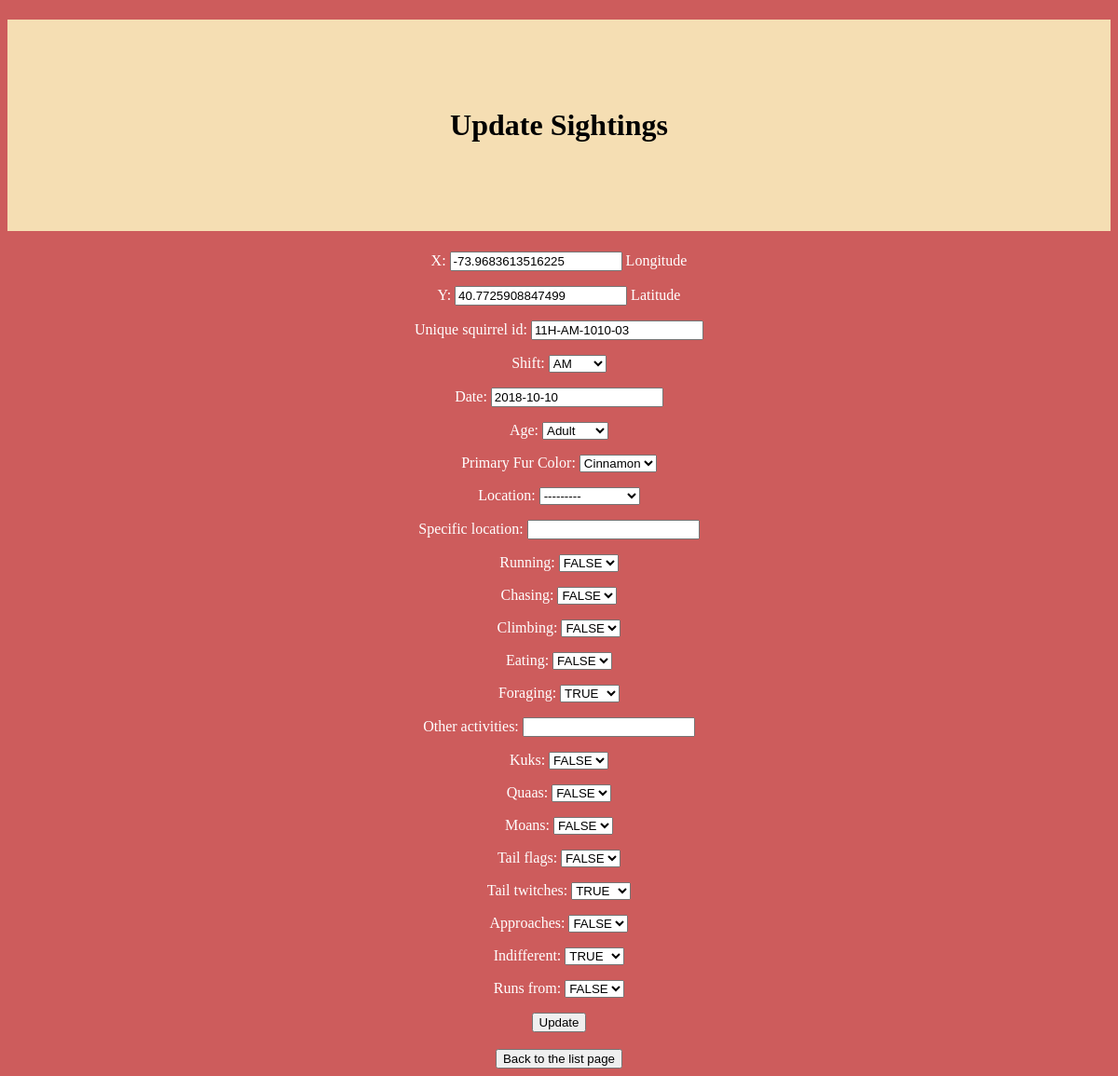
Page /sightings/11H-AM-1010-03/ on the earlier database version.
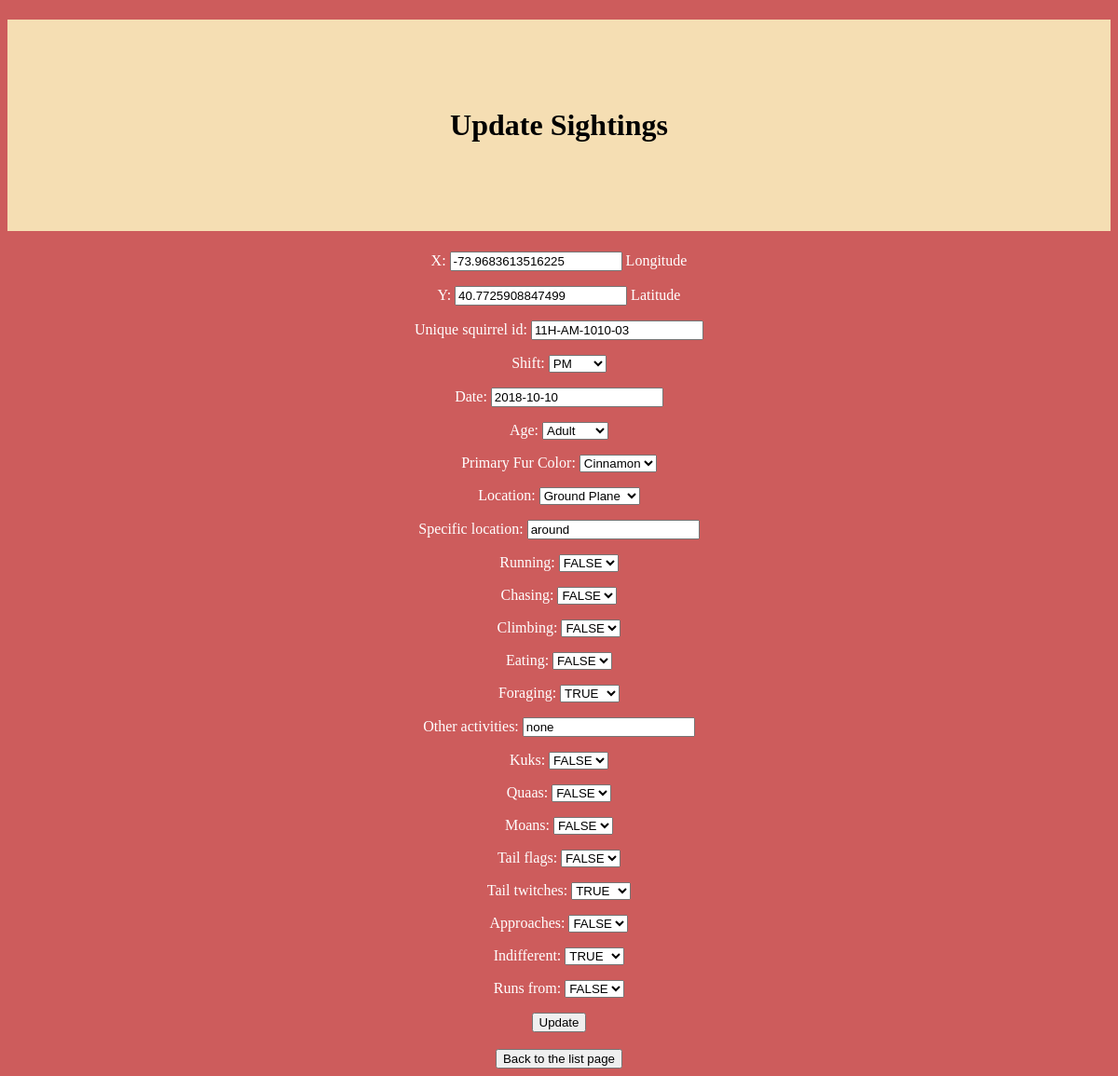
Same page on the later database version.
### sightings/models.py (models this page shows, shortened)
class Squirrels(models.Model):
    X = models.FloatField(
            help_text=_('Longitude'),
            )
    Y = models.FloatField(
        help_text=_('Latitude'),
        )
    Unique_squirrel_id = models.CharField(
        max_length=100,
        primary_key= True,
        default = None,
        )
    PM='PM'
    AM='AM'
    SHIFT_CHOICES=(
            (PM,'PM'),
            (AM,'AM'),
            )
    Shift = models.CharField(
        max_length=100,
        choices = SHIFT_CHOICES,
        blank=True,
        )
    Date = models.DateField(
           blank=True,
            )
    Adult='Adult'
    Juvenile='Juvenile'
    AGE_CHOICES=(
            (Adult,'Adult'),
            (Juvenile,'Juvenile'),
            )
    Age = models.CharField(
            max_length=100,
            choices=AGE_CHOICES,
            blank = True,
            null = True,)
    GRAY = 'Gray'
    CINNAMON = 'Cinnamon'
    BLACK = 'Black'
    COLOR_CHOICES = (
            (GRAY, 'Gray'),
            (CINNAMON, 'Cinnamon'),
            (BLACK, 'Black'),
            )
    Primary_Fur_Color = models.CharField(
            max_length=20,
            choices=COLOR_CHOICES,
            null =True,
            blank=True,
            )
    GROUND_PLANE = 'Ground Plane'
    ABOVE_GROUND = 'Above Ground'
    LOCATION_CHOICES = (
            (GROUND_PLANE, 'Ground Plane'),
            (ABOVE_GROUND, 'Above Ground'),
            )
    Location = models.CharField(
            max_length=20,
            choices=LOCATION_CHOICES,
            null = True,
            blank=True,
            )
    Specific_location=models.CharField(
            max_length=100,
            null = True,
            blank = True,
            )
    TRUE='TRUE'
    FALSE='FALSE'
    CHOICES=(
            (TRUE,'TRUE'),
            (FALSE,'FALSE'),
            )
    Running=models.CharField(
            max_length=100,
            choices=CHOICES,
            blank=True,)
    Chasing=models.CharField(
            max_length=100,
            choices=CHOICES,
            blank=True,)
    Climbing=models.CharField(
            max_length=100,
            choices=CHOICES,
            blank=True,)
    Eating=models.CharField(
            max_length=100,
            choices=CHOICES,
            blank=True,)
    Foraging=models.CharField(
            max_length=100,
            choices=CHOICES,
            blank=True,)
    Other_activities=models.CharField(
            max_length=100,
            null = True,
            blank=True,)
    Kuks=models.CharField(
            max_length=100,
            choices=CHOICES,
            blank=True,)
    Quaas=models.CharField(
            max_length=100,
            choices=CHOICES,
            blank=True,)
    Moans=models.CharField(
            max_length=100,
            choices=CHOICES,
            blank=True,)
    Tail_flags=models.CharField(
            max_length=100,
            choices=CHOICES,
            blank=True,)
    Tail_twitches=models.CharField(
            max_length=100,
            choices=CHOICES,
            blank=True,)
    Approaches=models.CharField(
            max_length=100,
            choices=CHOICES,
            blank=True,)
    Indifferent=models.CharField(
            max_length=100,
            choices=CHOICES,
            blank=True,)
    Runs_from=models.CharField(
            max_length=100,
            choices=CHOICES,
            blank=True,)

### sightings/views.py (the view)
# urls.py: path('sightings/<squirrel_id>/', views.update,name='update'),
def update(request,squirrel_id):
    Object = get_object_or_404(Squirrels,Unique_squirrel_id=squirrel_id)
    form = Form(request.POST or None,instance=Object)
    context = {'form':form}
    if form.is_valid():
        Object=form.save(commit=False)
        Object.save()
        return redirect('/sightings/')
    else:
        context={
                'form':form,
        }
        return render(request,'sightings/update_form.html',context)

### sightings/forms.py
class Form(ModelForm):
    class Meta:
        model = Squirrels
        fields = '__all__'

### sightings/templates/sightings/update_form.html (shortened to what this page needs)
<!doctype html>
<html>
	<head>
	</head>
	<h1><center>Update Sightings</center></h1>
<body>
<form action='.' method="post">
	{{ form.as_p }}
	<input type="submit" value="Update" />
</form>
<br>
<a href='/sightings/' class=''><button type='button' class='button'>Back to the list page</button></a >
</body>
</html>

Differences in the rows shown:
changed Squirrels "11H-AM-1010-03": Shift "AM" → "PM"; Location "---------" → "Ground Plane"; Specific_location (not shown) → "around"; Other_activities (not shown) → "none"
